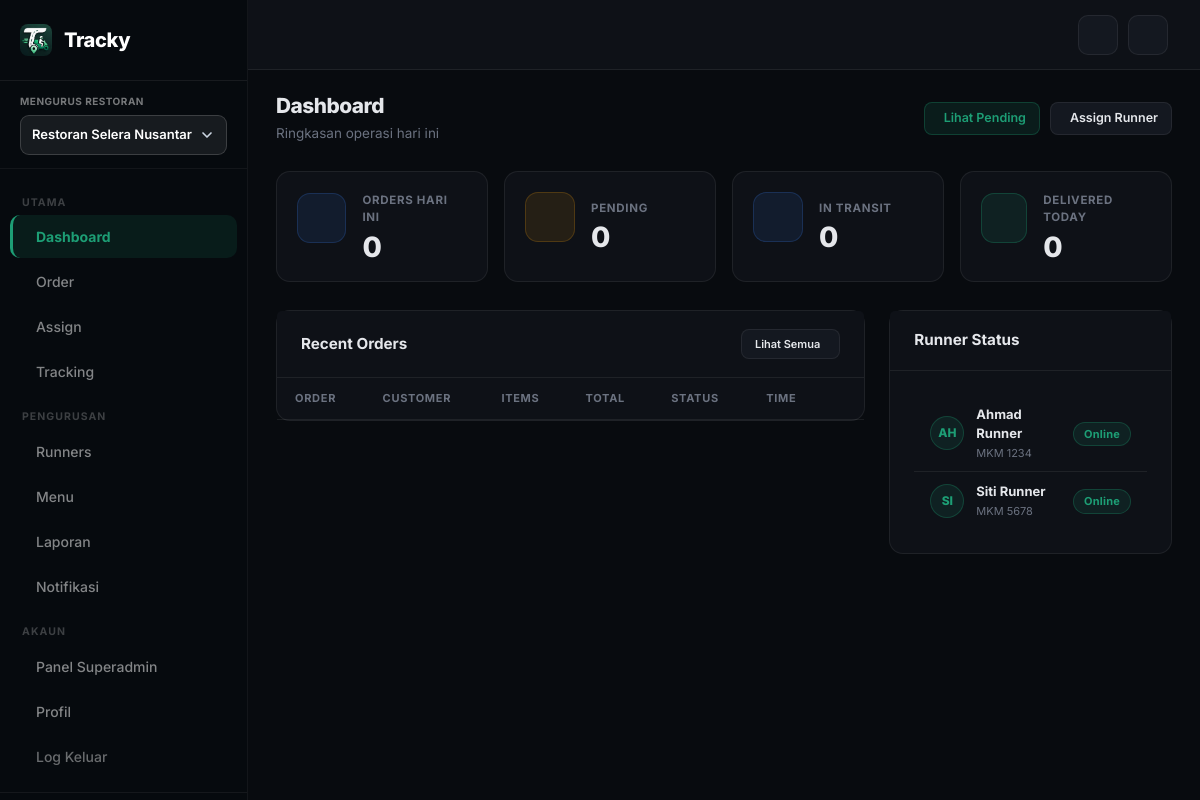
The app's page /admin/admin_dashboard.php (signed in) with its own data.
### tables this page shows
CREATE TABLE runners (
  id INT AUTO_INCREMENT PRIMARY KEY,
  user_id INT NOT NULL,
  restaurant_id INT NULL,
  vehicle_no VARCHAR(20),
  phone VARCHAR(20),
  status ENUM('online','offline','busy') DEFAULT 'offline',
  created_at TIMESTAMP DEFAULT CURRENT_TIMESTAMP,
  INDEX idx_runners_restaurant (restaurant_id),
  FOREIGN KEY (user_id) REFERENCES users(id),
  FOREIGN KEY (restaurant_id) REFERENCES restaurants(id)
);

CREATE TABLE users (
  id INT AUTO_INCREMENT PRIMARY KEY,
  name VARCHAR(100) NOT NULL,
  email VARCHAR(100) UNIQUE NOT NULL,
  password VARCHAR(255) NOT NULL,
  role ENUM('superadmin','admin','staff','runner') NOT NULL,
  phone VARCHAR(20),
  restaurant_id INT NULL,
  is_active TINYINT DEFAULT 1,
  created_at TIMESTAMP DEFAULT CURRENT_TIMESTAMP,
  INDEX idx_users_restaurant (restaurant_id),
  FOREIGN KEY (restaurant_id) REFERENCES restaurants(id)
);

### includes/functions.php (called while the page is built, shortened)
<?php
function e(?string $value): string
{
    return htmlspecialchars($value ?? '', ENT_QUOTES, 'UTF-8');
}
function activeRestaurantId(): int
{
    $role = $_SESSION['role'] ?? '';
    if ($role === 'superadmin') {
        return (int) ($_SESSION['sa_acting_restaurant'] ?? 0);
    }
    return (int) ($_SESSION['restaurant_id'] ?? 0);
}

### admin/admin_dashboard.php (the view, shortened to what this page needs)
<?php
require_once __DIR__ . '/../includes/db.php';
require_once __DIR__ . '/../includes/functions.php';
$rid = activeRestaurantId();
$today = mysqli_query($conn, "SELECT COUNT(*) c FROM orders WHERE restaurant_id=$rid AND DATE(created_at)=CURDATE()");
$pending = mysqli_query($conn, "SELECT COUNT(*) c FROM orders WHERE restaurant_id=$rid AND status='pending'");
$transit = mysqli_query($conn, "SELECT COUNT(*) c FROM orders WHERE restaurant_id=$rid AND status IN ('picked_up','in_transit')");
$delivered = mysqli_query($conn, "SELECT COUNT(*) c FROM orders WHERE restaurant_id=$rid AND status='delivered' AND DATE(created_at)=CURDATE()");
$stats = [
    'today' => (int)mysqli_fetch_assoc($today)['c'],
    'pending' => (int)mysqli_fetch_assoc($pending)['c'],
    'transit' => (int)mysqli_fetch_assoc($transit)['c'],
    'delivered' => (int)mysqli_fetch_assoc($delivered)['c'],
];
$runners = mysqli_query($conn, "SELECT r.*, u.name FROM runners r JOIN users u ON u.id=r.user_id WHERE u.is_active=1 AND r.restaurant_id=$rid ORDER BY u.name");
require_once __DIR__ . '/../includes/admin_layout_start.php';
?>
<div class="page-header">
  <div class="page-header-left">
    <h4>Dashboard</h4>
    <p>Ringkasan operasi hari ini</p>
  </div>
  <div class="page-header-right">
    <a href="/tracky/admin/admin_orders.php?status=pending" class="btn-icon primary"><i class="ti ti-shopping-bag"></i> Lihat Pending</a>
    <a href="/tracky/admin/admin_assign.php" class="btn-icon"><i class="ti ti-route"></i> Assign Runner</a>
  </div>
</div>
<div class="stats-grid" id="stats-row">
  <div class="stat-card">
    <div class="d-flex align-items-center gap-3">
      <div class="stat-icon blue"><i class="ti ti-shopping-bag"></i></div>
      <div>
        <div class="stat-label">Orders Hari Ini</div>
        <div class="stat-value" id="stat-today"><?= $stats['today'] ?></div>
      </div>
    </div>
  </div>
  <div class="stat-card">
    <div class="d-flex align-items-center gap-3">
      <div class="stat-icon amber"><i class="ti ti-clock-hour-4"></i></div>
      <div>
        <div class="stat-label">Pending</div>
        <div class="stat-value" id="stat-pending"><?= $stats['pending'] ?></div>
      </div>
    </div>
  </div>
  <div class="stat-card">
    <div class="d-flex align-items-center gap-3">
      <div class="stat-icon blue"><i class="ti ti-bike"></i></div>
      <div>
        <div class="stat-label">In Transit</div>
        <div class="stat-value" id="stat-transit"><?= $stats['transit'] ?></div>
      </div>
    </div>
  </div>
  <div class="stat-card">
    <div class="d-flex align-items-center gap-3">
      <div class="stat-icon green"><i class="ti ti-circle-check"></i></div>
      <div>
        <div class="stat-label">Delivered Today</div>
        <div class="stat-value" id="stat-delivered"><?= $stats['delivered'] ?></div>
      </div>
    </div>
  </div>
</div>
<div class="row g-4">
  <div class="col-lg-8">
    <div class="card">
      <div class="card-header d-flex align-items-center justify-content-between">
        <span>Recent Orders</span>
        <a href="/tracky/admin/admin_orders.php" class="btn-icon" style="font-size:11px">Lihat Semua <i class="ti ti-arrow-right"></i></a>
      </div>
      <div class="table-responsive">
        <table class="table mb-0"><thead><tr><th>Order</th><th>Customer</th><th>Items</th><th>Total</th><th>Status</th><th>Time</th><th></th></tr></thead></table>
      </div>
    </div>
  </div>
  <div class="col-lg-4">
    <div class="card">
      <div class="card-header">Runner Status</div>
      <div class="card-body p-0">
        <?php mysqli_data_seek($runners, 0); $runner_list = []; while ($r = mysqli_fetch_assoc($runners)) $runner_list[] = $r; ?>
        <?php if (!$runner_list): ?>
        <div class="runner-empty">Tiada runner berdaftar</div>
        <?php else: ?>
        <?php foreach ($runner_list as $r): ?>
        <div class="runner-row">
          <div class="runner-avatar"><?= strtoupper(substr($r['name'],0,2)) ?></div>
          <div class="flex-grow-1">
            <div class="runner-row-name"><?= e($r['name']) ?></div>
            <div class="runner-row-meta"><?= e($r['vehicle_no']) ?></div>
          </div>
          <div class="runner-row-badge">
            <?php if ($r['status']==='online'): ?>
              <span class="badge-status status-assigned">Online</span>
            <?php elseif ($r['status']==='busy'): ?>
              <span class="badge-status status-assigned">Online</span>
            <?php else: ?>
              <span class="badge-status status-cancelled">Offline</span>
            <?php endif; ?>
          </div>
        </div>
        <?php endforeach; ?>
        <?php endif; ?>
      </div>
    </div>
  </div>
</div>
<?php
require_once __DIR__ . '/../includes/admin_layout_end.php'; ?>

### records on screen
runners: user.name "AH", user.name "Ahmad Runner", vehicle_no "MKM 1234", status "Online"
runners: user.name "SI", user.name "Siti Runner", vehicle_no "MKM 5678", status "Online"

### other values on screen
$stats['today'] "0"
$stats['pending'] "0"
$stats['transit'] "0"
$stats['delivered'] "0"
form field value "Restoran Selera Nusantara"
